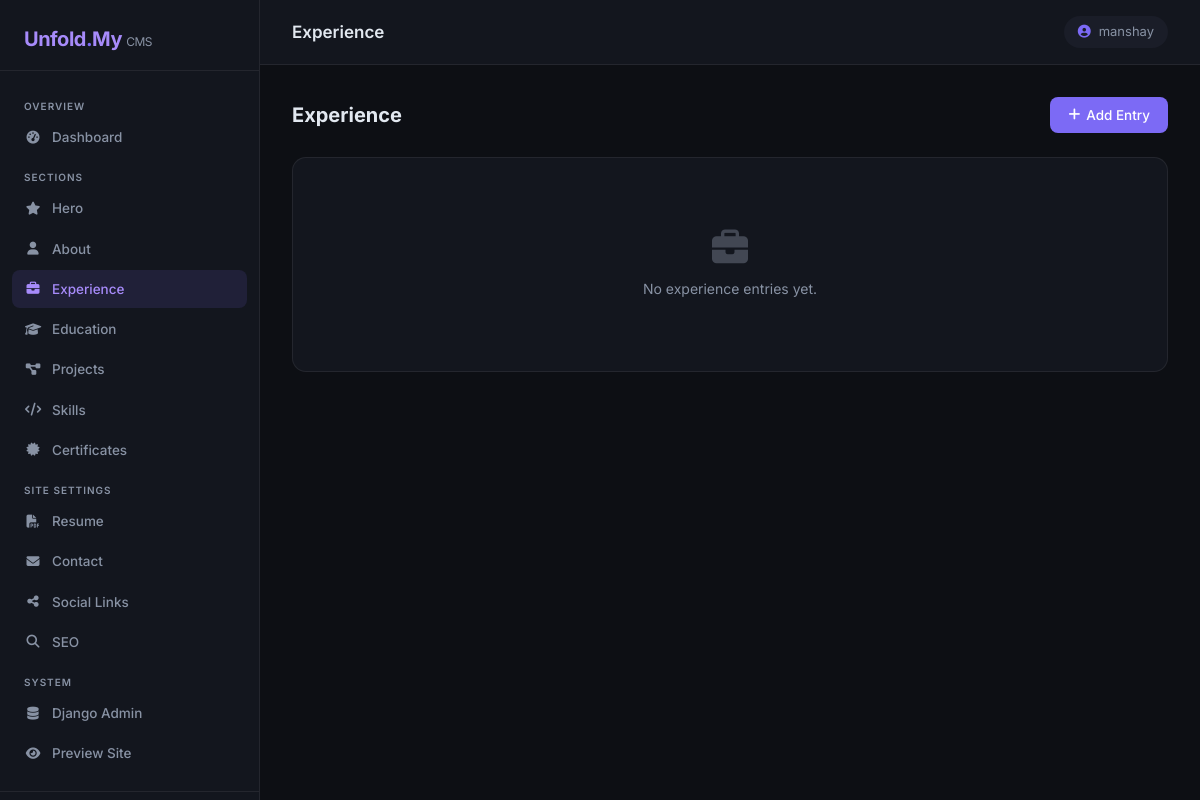
The page /admin-panel/experience/ (signed in) on the database as committed earlier.
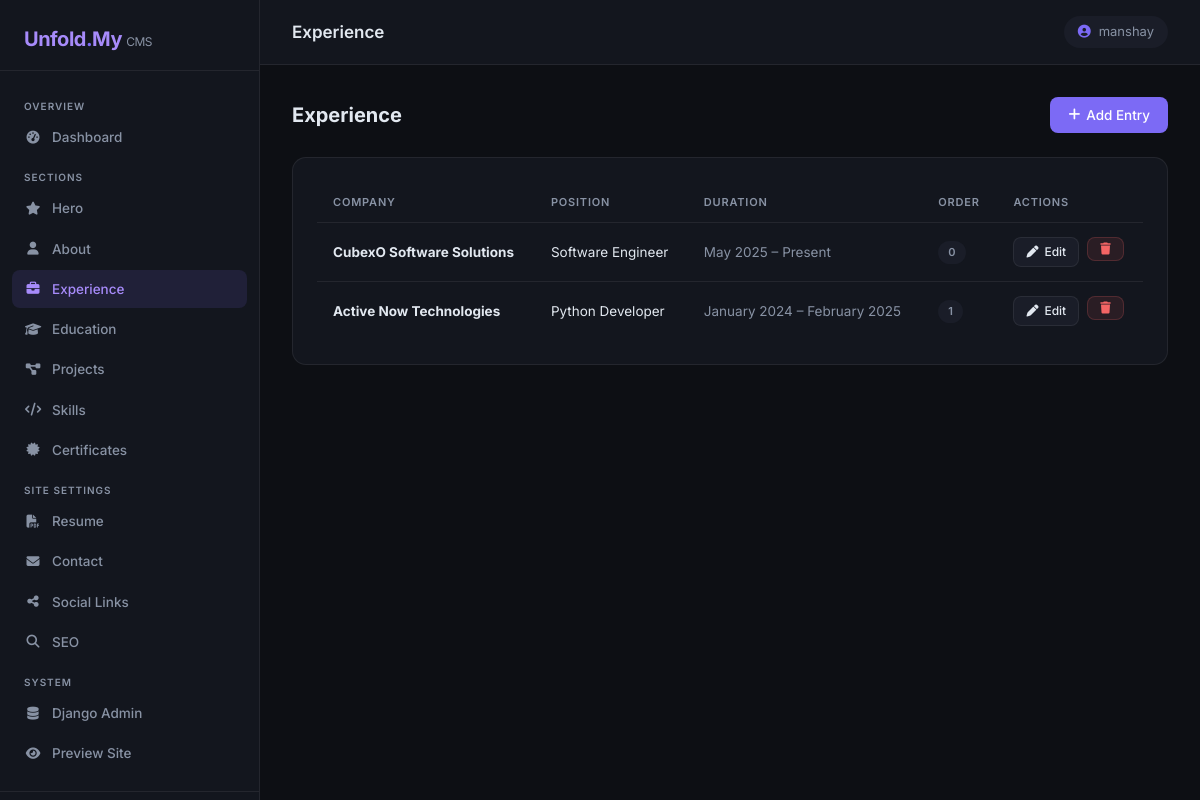
The same page on the database as committed later.
### profile_1/models.py (models this page shows, shortened)
class Experience(models.Model):
    company = models.CharField(max_length=200)
    position = models.CharField(max_length=200)
    location = models.CharField(max_length=150, blank=True)
    start_date = models.CharField(max_length=30)
    end_date = models.CharField(max_length=30)
    description = models.TextField()
    technologies = models.JSONField(default=list, blank=True)
    display_order = models.PositiveIntegerField(default=0)
    class Meta:
        ordering = ["display_order"]

### profile_1/admin_panel/views.py (the view)
# urls.py: path("experience/",        views.experience_list,     name="experience"),
@staff_required
def experience_list(request):
    items = Experience.objects.all()
    return render(request, "admin-panel/experience.html", {"items": items})

### profile_1/admin_panel/views.py (called while the page is built)
def staff_required(view_func):
    @wraps(view_func)
    def wrapper(request, *args, **kwargs):
        if not (request.user.is_authenticated and request.user.is_staff):
            return redirect("admin_panel:login")
        return view_func(request, *args, **kwargs)
    return wrapper

### profile_1/templates/admin-panel/experience.html (shortened to what this page needs)
{% extends "admin-panel/base.html" %}
{% block page_title_header %}Experience{% endblock %}
{% block nav_experience %}active{% endblock %}
{% block content %}
<div class="page-header">
  <h2>Experience</h2>
  <a href="{% url 'admin_panel:experience-add' %}" class="btn-panel btn-primary-panel"><i class="fa-solid fa-plus"></i> Add Entry</a>
</div>
<div class="panel-card">
  {% if items %}
  <table class="panel-table">
    <thead>
      <tr>
        <th>Company</th>
        <th>Position</th>
        <th>Duration</th>
        <th>Order</th>
        <th>Actions</th>
      </tr>
    </thead>
    <tbody>
      {% for item in items %}
      <tr>
        <td><strong>{{ item.company }}</strong></td>
        <td>{{ item.position }}</td>
        <td style="color:var(--muted)">{{ item.start_date }} – {{ item.end_date }}</td>
        <td><span class="badge-panel badge-muted">{{ item.display_order }}</span></td>
        <td>
          <div style="display:flex;gap:8px;">
            <a href="{% url 'admin_panel:experience-edit' item.pk %}" class="btn-panel btn-secondary-panel btn-sm-panel"><i class="fa-solid fa-pen"></i> Edit</a>
            <form method="post" action="{% url 'admin_panel:experience-delete' item.pk %}" style="display:inline;" onsubmit="return confirm('Delete this entry?')">
              <button type="submit" class="btn-panel btn-danger-panel btn-sm-panel"><i class="fa-solid fa-trash"></i></button>
            </form>
          </div>
        </td>
      </tr>
      {% endfor %}
    </tbody>
  </table>
  {% else %}
  <div class="empty-state"><i class="fa-solid fa-briefcase"></i>No experience entries yet.</div>
  {% endif %}
</div>
{% endblock %}

Rows that differ between the two databases and show on the page:
added Experience: company "CubexO Software Solutions", position "Software Engineer", start_date "May 2025", end_date "Present", display_order "0"
added Experience: company "Active Now Technologies", position "Python Developer", start_date "January 2024", end_date "February 2025", display_order "1"
Other text that changed with them:
text no longer shown: "No experience entries yet."
text now shown: "COMPANY POSITION DURATION ORDER ACTIONS"
